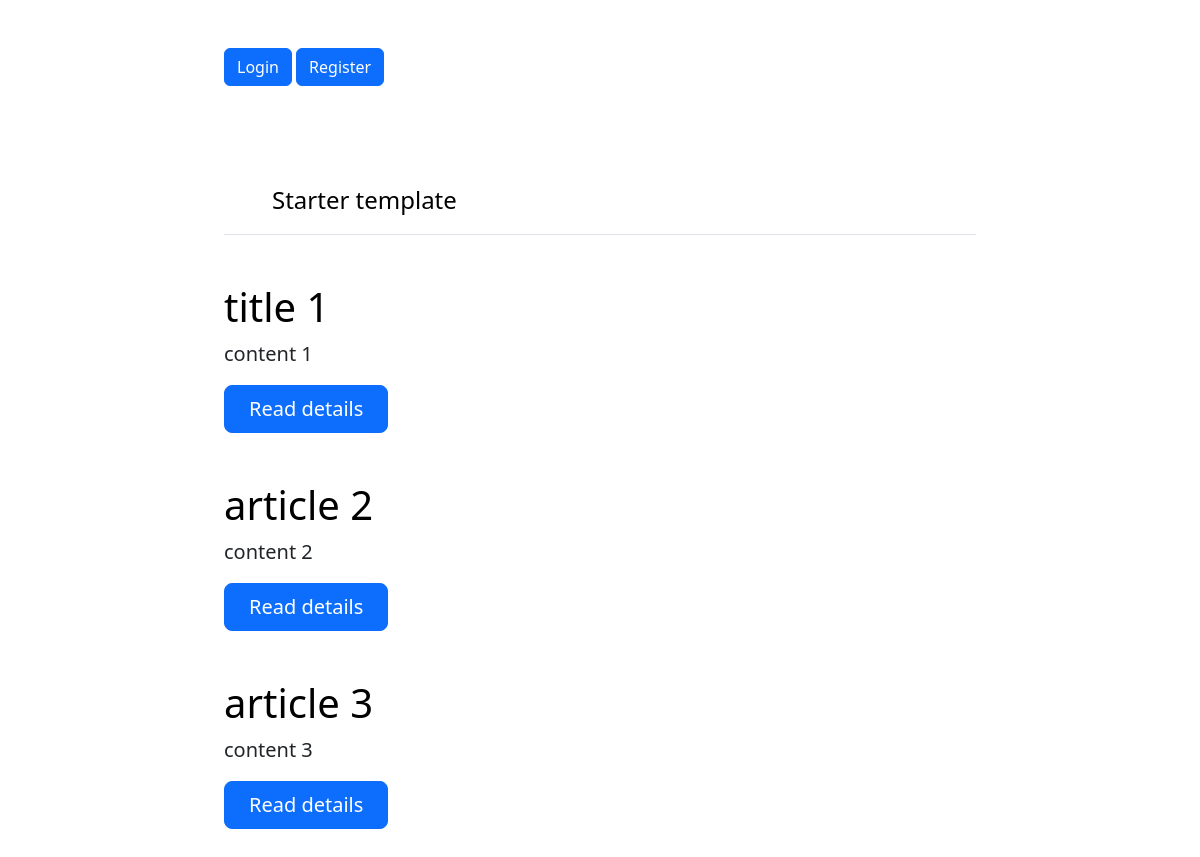
Before: / with the older database file.
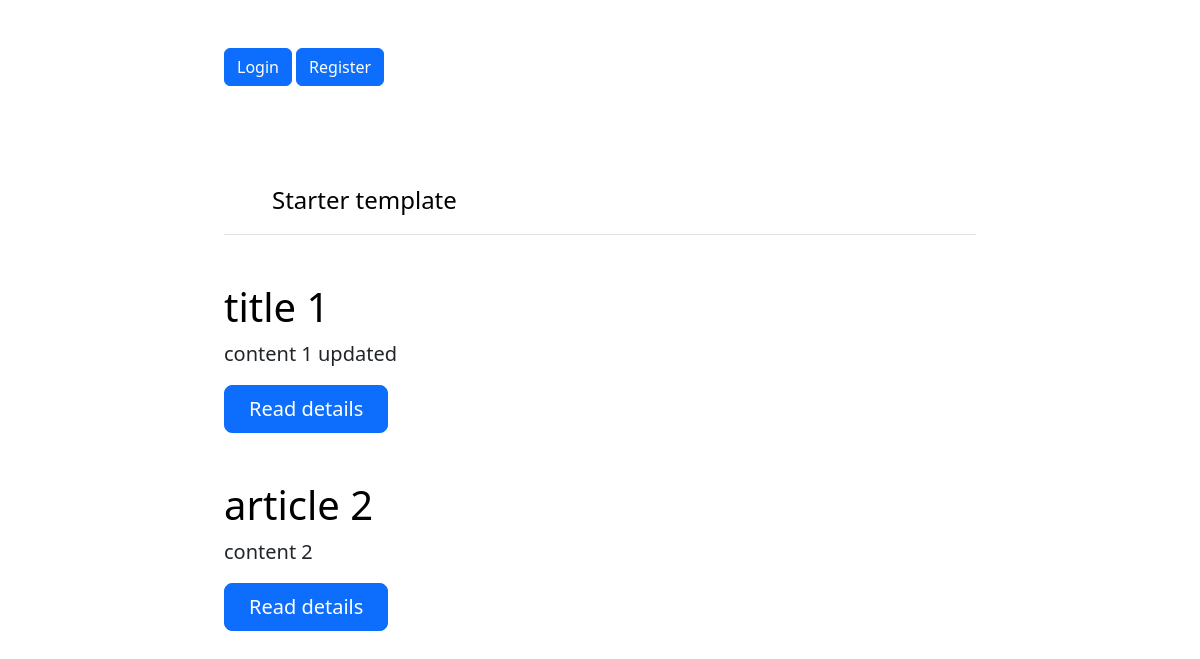
After: the same page with the newer database file.
### appblog/models.py (models this page shows, shortened)
class Article(models.Model):
    title = models.CharField(max_length=100)
    content = models.TextField()
    created_at = models.DateTimeField(auto_now_add=True)
    updated_at = models.DateTimeField(auto_now=True)
    author = models.ForeignKey(CustomUser, on_delete=models.CASCADE)

### appblog/views.py (the view)
# urls.py: path('',views.index,name="index"),
def index(request):
    articles = Article.objects.all()
    return render (request,"index.html",{'articles':articles})

### appblog/templates/index.html (shortened to what this page needs)
<!DOCTYPE html>
<html lang="en">
  <head>
    <link
      href="https://cdn.jsdelivr.net/npm/bootstrap@5.3.3/dist/css/bootstrap.min.css"
      rel="stylesheet"
    />
  </head>
  <body>
    <div class="col-lg-8 mx-auto p-4 py-md-5">
      <nav>
        {% if user.is_authenticated %}
        <a href="{% url 'logout' %}" class="btn btn-danger">Logout</a>
        {% else %}
        <a href="{% url 'login' %}" class="btn btn-primary">Login</a>
        <a href="{% url 'register' %}" class="btn btn-primary">Register</a>
        {% endif %}
      </nav>
    </div>
    <div class="col-lg-8 mx-auto p-4 py-md-5">
      <header class="d-flex align-items-center pb-3 mb-5 border-bottom">
        <a
          href="/"
          class="d-flex align-items-center text-body-emphasis text-decoration-none"
        >
          <svg class="bi me-2" width="40" height="32">
            <use xlink:href="#bootstrap" />
          </svg>
          <span class="fs-4">Starter template</span>
        </a>
      </header>
      {% for article in articles %}
      <main>
        <h1 class="text-body-emphasis">{{ article.title }}</h1>
        <p class="fs-5 col-md-8">
          {{ article.content }}
        </p>
        <div class="mb-5">
          <a
            href="{% url 'articledetail' %}"
            class="btn btn-primary btn-lg px-4"
            >Read details</a
          >
        </div>
      </main>
      {% endfor %}
    </div>
  </body>
</html>

Changed rows visible on the page:
removed Article: title "article 3", content "content 3"
changed Article "title 1": content "content 1" → "content 1 updated"
